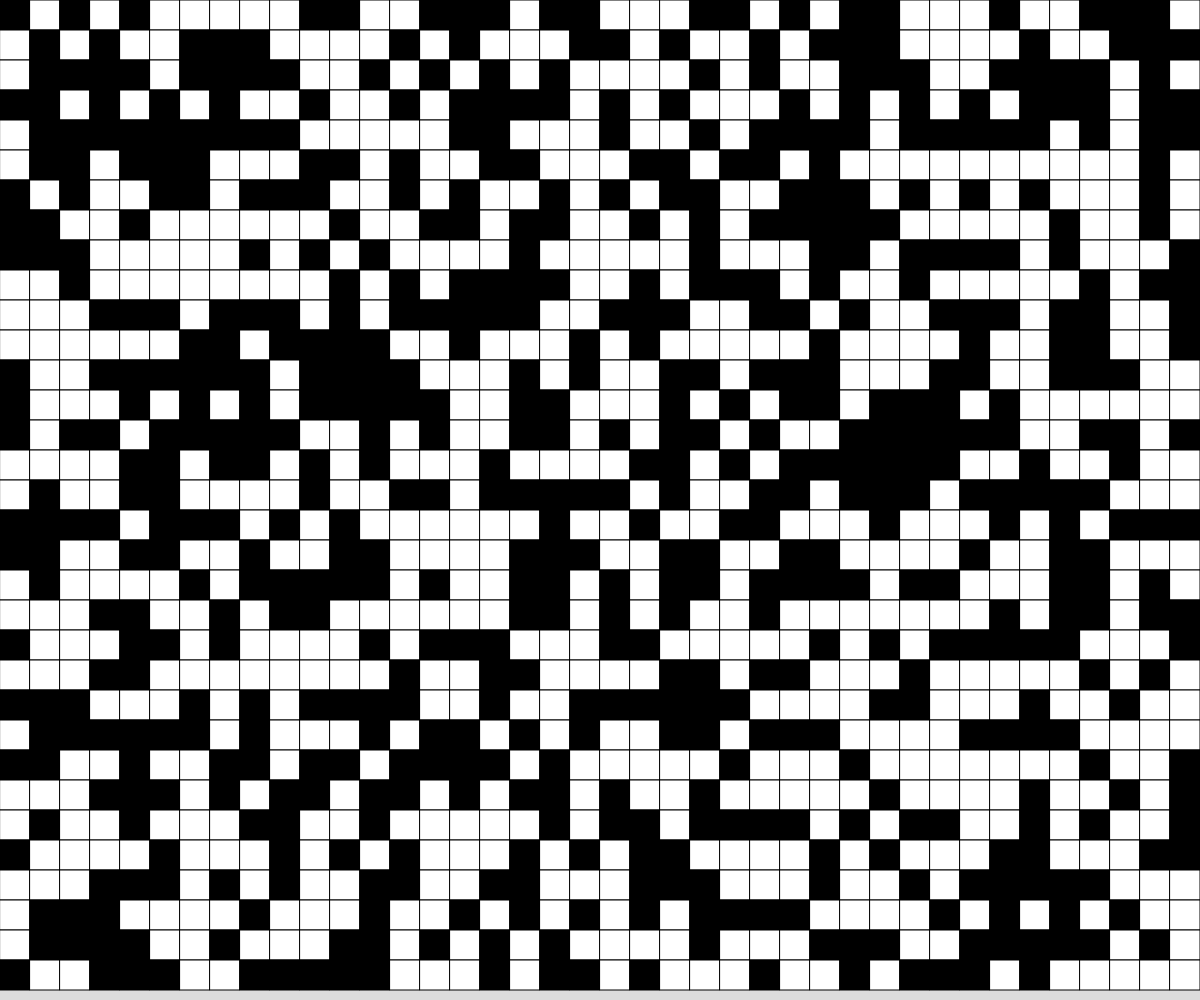
Frame 1 (no input)
Frame 60 (no input): identical to frame 1, image omitted
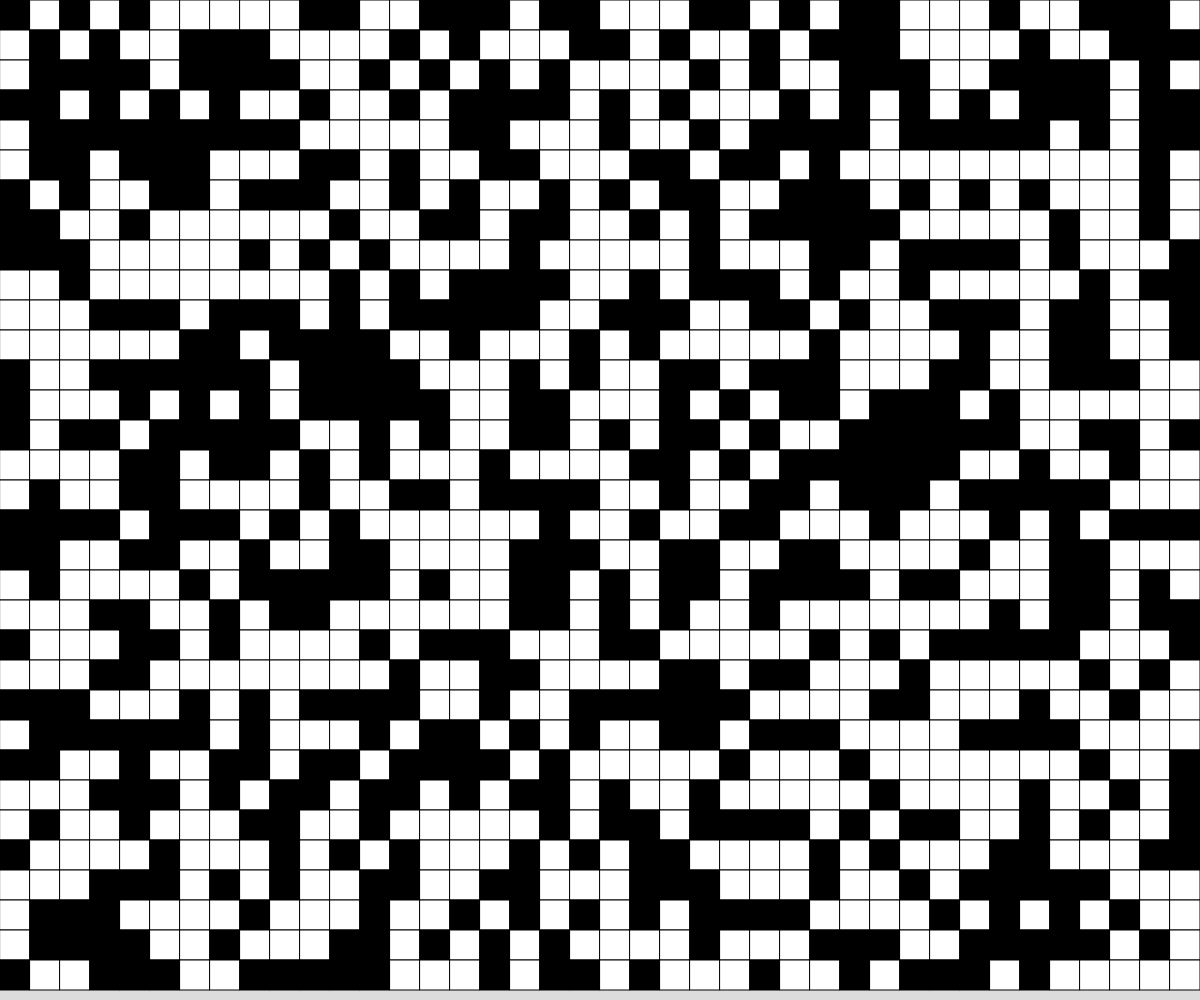
Frame 120 (the mouse pressed at the canvas centre since frame 60)

The p5.js sketch that drew these frames (run headless with seeded random() and noise() and a simulated clock; from frame 60 on, the mouse is pressed at the canvas centre):

// p5.js sketch
// ── sketch.js
// 2d grid
// 2026 - 03 - 20

const CELL_SIZE = 30;
let rows;
let cols;
let grid;

function setup() {
  createCanvas(windowWidth, windowHeight);
  rows = Math.floor(height/CELL_SIZE);
  cols = Math.floor(width/CELL_SIZE);
  grid = generateRandomGrid(cols, rows);
}

function draw() {
  background(220);
  displayGrid();
}

function mousePressed() {
  let x = Math.floor(mouseX/CELL_SIZE);
  let y = Math.floor(mouseY/CELL_SIZE);

  //self
  toggleCell(x, y);
}
function keyPressed() {
  if (key === "r") {
    grid = generateRandomGrid(cols, rows);
  }
  else if (key === "e") {
    grid = generateEmptyGrid(cols, rows);
  }
}

function toggleCell(x, y) {
  //make sure the cell you're toggling is in the grid
  if (x >= 0 && x < cols && y >= 0 && y < rows) {
    if (grid[y][x] === 0) {
      grid[y][x] = 1;
    }
    else if (grid[y][x] === 1) {
      grid[y][x] = 0;
    }
  }
}

function displayGrid() {
  for (let y = 0; y < rows; y++) {
    for (let x = 0; x < cols; x++) {
      if (grid[y][x] === 0) {
        fill("white");
      }
      else if (grid[y][x] === 1) {
        fill("black");
      }
      square(x * CELL_SIZE, y * CELL_SIZE, CELL_SIZE);
    }
  }
}

function generateRandomGrid(cols, rows) {
  let newGrid = [];
  for (let y = 0; y < rows; y++) {
    newGrid.push([]);
    for (let x = 0; x < cols; x++) {
      if (random(100) < 50) {
        newGrid[y].push(0);
      }
      else {
        newGrid[y].push(1);
      }
    }
  }
  return newGrid;
}

function generateEmptyGrid(cols, rows) {
  let newGrid = [];
  for (let y = 0; y < rows; y++) {
    newGrid.push([]);
    for (let x = 0; x < cols; x++) {
      newGrid[y].push(0);
    }
  }
  return newGrid;
}
